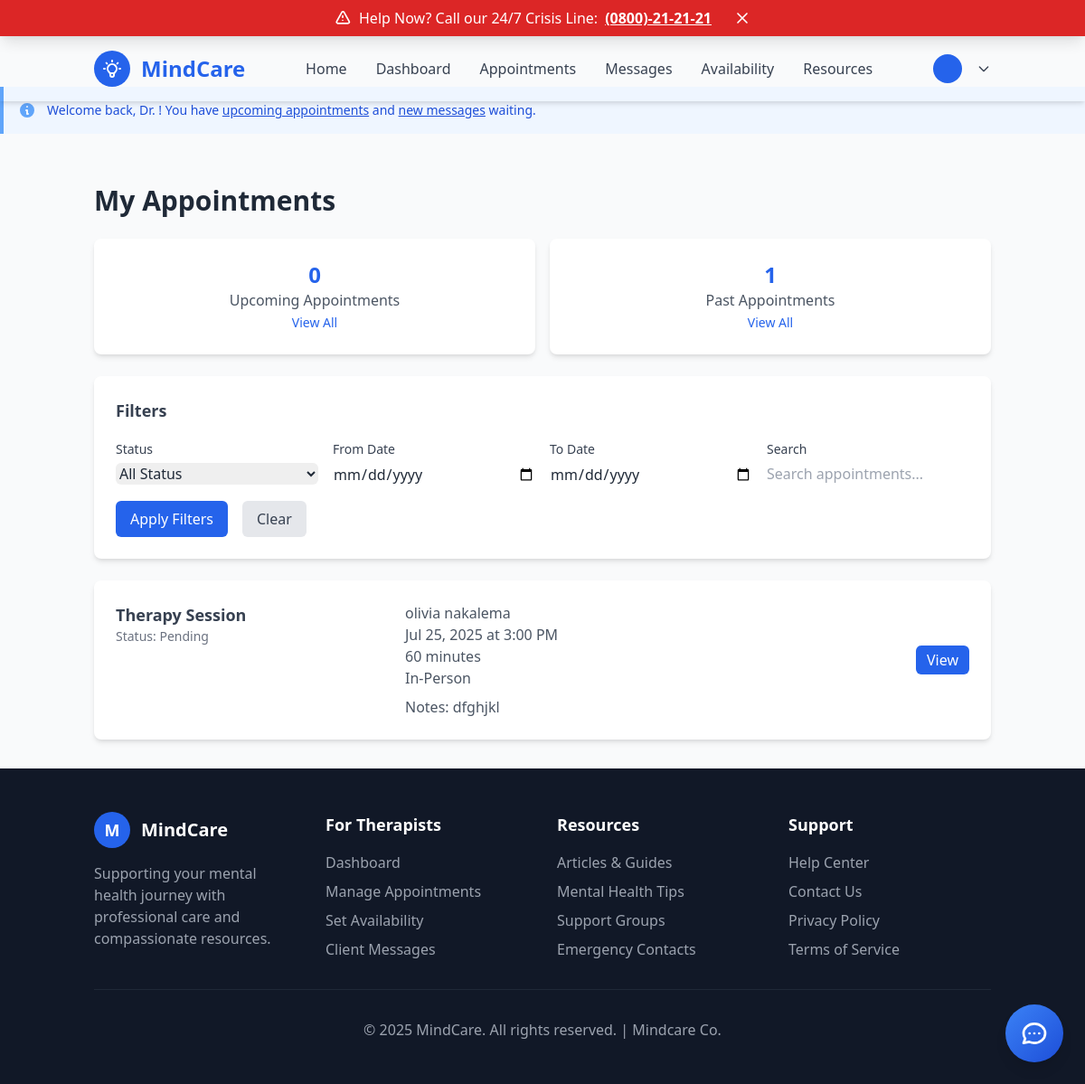
Page /appointments/ (signed in) on the earlier database version.
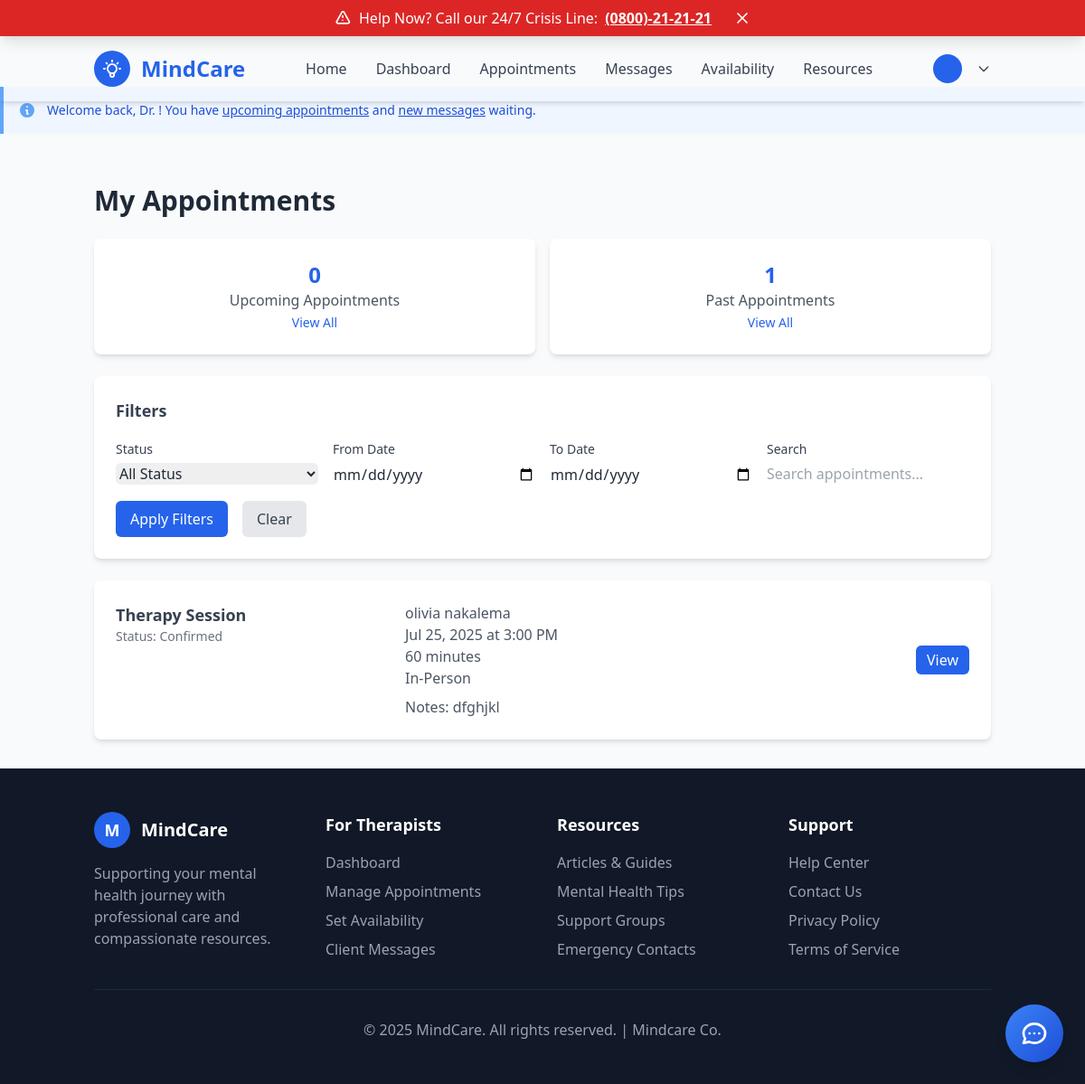
Same page on the later database version.
### appointments/models.py (models this page shows, shortened)
class Appointment(models.Model):
    STATUS_CHOICES = [
        ('pending', 'Pending'),
        ('confirmed', 'Confirmed'),
        ('cancelled', 'Cancelled'),
        ('completed', 'Completed'),
        ('no_show', 'No Show'),
    ]
    APPOINTMENT_TYPE_CHOICES = [
        ('consultation', 'Initial Consultation'),
        ('therapy', 'Therapy Session'),
        ('follow_up', 'Follow-up Session'),
        ('assessment', 'Assessment Session'),
        ('emergency', 'Emergency Session'),
    ]
    client = models.ForeignKey(
        User,
        on_delete=models.CASCADE,
        related_name='client_appointments',
        limit_choices_to={'role': 'client'}
    )
    therapist = models.ForeignKey(
        'therapists.TherapistProfile',
        on_delete=models.CASCADE,
        related_name='therapist_appointments'
    )
    appointment_date = models.DateTimeField()
    appointment_type = models.CharField(
        max_length=20,
        choices=APPOINTMENT_TYPE_CHOICES,
        default='consultation'
    )
    status = models.CharField(
        max_length=20,
        choices=STATUS_CHOICES,
        default='pending'
    )
    duration_minutes = models.PositiveIntegerField(default=60)
    notes = models.TextField(blank=True, help_text="Client's initial notes or concerns")
    therapist_notes = models.TextField(blank=True, help_text="Therapist's session notes")
    location = models.CharField(max_length=255, blank=True, help_text="Meeting location or platform")
    is_online = models.BooleanField(default=False)
    meeting_link = models.URLField(blank=True, help_text="Video call link for online sessions")
    created_at = models.DateTimeField(auto_now_add=True)
    updated_at = models.DateTimeField(auto_now=True)
    confirmed_at = models.DateTimeField(null=True, blank=True)
    cancelled_at = models.DateTimeField(null=True, blank=True)
    cancellation_reason = models.TextField(blank=True)
    cancelled_by = models.ForeignKey(
        User,
        on_delete=models.SET_NULL,
        null=True,
        blank=True,
        related_name='cancelled_appointments'
    )
    reminder_sent = models.BooleanField(default=False)
    reminder_sent_at = models.DateTimeField(null=True, blank=True)
    class Meta:
        ordering = ['-appointment_date']
        indexes = [
            models.Index(fields=['client', 'appointment_date']),
            models.Index(fields=['therapist', 'appointment_date']),
            models.Index(fields=['status', 'appointment_date']),
        ]
    @property
    def is_past(self):
        return self.appointment_date < timezone.now()
    @property
    def can_be_cancelled(self):
        return (
            self.appointment_date > timezone.now() + timedelta(hours=24) and
            self.status in ['pending', 'confirmed']
        )
    @property
    def can_be_rescheduled(self):
        return self.status in ['pending', 'confirmed'] and not self.is_past

### accounts/models.py (models this page shows, shortened)
class User(AbstractUser):
    ROLE_CHOICES = [
        ('admin', 'Admin'),
        ('therapist', 'Therapist'),
        ('client', 'Client'),
    ]
    GENDER_CHOICES = [
        ('male', 'Male'),
        ('female', 'Female'),
    ]
    AGE_CATEGORY_CHOICES = [
        ('13-19', '13 to 19 years'),
        ('20-35', '20 to 35 years'),
        ('35+', 'Above 35 years'),
    ]
    phone_regex = RegexValidator(
        regex=r'^\d{10}$',
        message="Phone number must be exactly 10 digits."
    )
    groups = models.ManyToManyField(
        'auth.Group',
        verbose_name='groups',
        blank=True,
        help_text='The groups this user belongs to.',
        related_name='custom_user_set',
        related_query_name='custom_user',
    )
    user_permissions = models.ManyToManyField(
        'auth.Permission',
        verbose_name='user permissions',
        blank=True,
        help_text='Specific permissions for this user.',
        related_name='custom_user_set',
        related_query_name='custom_user',
    )
    user_id = models.CharField(max_length=10, unique=True, blank=True)
    role = models.CharField(max_length=20, choices=ROLE_CHOICES, default='client')
    phone = models.CharField(validators=[phone_regex], max_length=10, unique=True)
    gender = models.CharField(max_length=10, choices=GENDER_CHOICES)
    location = models.CharField(max_length=100)
    age_category = models.CharField(max_length=10, choices=AGE_CATEGORY_CHOICES, blank=True, null=True)
    profile_image = models.ImageField(upload_to='profile_images/', blank=True, null=True)
    is_verified = models.BooleanField(default=False)
    created_at = models.DateTimeField(auto_now_add=True)
    updated_at = models.DateTimeField(auto_now=True)

### appointments/views.py (the view, shortened to what this page needs)
# urls.py: path('', views.appointment_list, name='appointment_list'),
@login_required
def appointment_list(request):
    if request.user.role == 'client':
        appointments = Appointment.objects.filter(client=request.user)
    elif request.user.role == 'therapist':
        therapist_profile = get_object_or_404(TherapistProfile, user=request.user)
        appointments = Appointment.objects.filter(therapist=therapist_profile)
    else:
        appointments = Appointment.objects.all()
    status_filter = request.GET.get('status', '')
    if status_filter:
        appointments = appointments.filter(status=status_filter)
    date_from = request.GET.get('date_from', '')
    date_to = request.GET.get('date_to', '')
    if date_from:
        appointments = appointments.filter(appointment_date__date__gte=date_from)
    if date_to:
        appointments = appointments.filter(appointment_date__date__lte=date_to)
    search_query = request.GET.get('search', '')
    appointments = appointments.order_by('-appointment_date')
    paginator = Paginator(appointments, 10)
    page_number = request.GET.get('page')
    page_obj = paginator.get_page(page_number)
    upcoming_count = appointments.filter(
        appointment_date__gte=timezone.now(),
        status__in=['pending', 'confirmed']
    ).count()
    past_count = appointments.filter(
        appointment_date__lt=timezone.now()
    ).count()
    context = {
        'page_obj': page_obj,
        'appointments': page_obj,
        'status_filter': status_filter,
        'date_from': date_from,
        'date_to': date_to,
        'search_query': search_query,
        'upcoming_count': upcoming_count,
        'past_count': past_count,
        'status_choices': Appointment.STATUS_CHOICES,
    }
    return render(request, 'appointments/appointment_list.html', context)

### templates/appointments/appointment_list.html (shortened to what the changed rows need)
{% extends 'base.html' %}
{% block extra_head %}
    <link href="https://cdn.jsdelivr.net/npm/tailwindcss@2.2.19/dist/tailwind.min.css" rel="stylesheet">
{% endblock %}
{% block content %}
<div class="container mx-auto px-4 py-8">
    <div class="max-w-5xl mx-auto">
        <div class="flex justify-between items-center mb-6">
            <h1 class="text-3xl font-bold text-gray-800">My Appointments</h1>
        </div>
        <div class="grid grid-cols-1 sm:grid-cols-2 gap-4 mb-6">
            <div class="bg-white shadow-md rounded-lg p-6 text-center">
                <h2 class="text-2xl font-bold text-blue-600">{{ upcoming_count }}</h2>
            </div>
            <div class="bg-white shadow-md rounded-lg p-6 text-center">
                <h2 class="text-2xl font-bold text-blue-600">{{ past_count }}</h2>
            </div>
        </div>
        <div class="bg-white shadow-md rounded-lg p-6 mb-6">
            <h2 class="text-lg font-semibold text-gray-700 mb-4">Filters</h2>
        </div>
        {% if appointments %}
            <div class="space-y-4">
                {% for appointment in appointments %}
                    <div class="bg-white shadow-md rounded-lg p-6">
                        <div class="grid grid-cols-1 md:grid-cols-3 gap-4">
                            <div>
                                <h3 class="text-lg font-semibold text-gray-700">
                                    {{ appointment.get_appointment_type_display }}
                                </h3>
                                <p class="text-sm text-gray-500">
                                    Status: {{ appointment.get_status_display }}
                                </p>
                            </div>
                            <div>
                                <p class="text-gray-600">
                                    {% if user.role == 'client' %}
                                        {{ appointment.therapist.user.get_full_name }}
                                    {% else %}
                                        {{ appointment.client.get_full_name }}
                                    {% endif %}
                                </p>
                                <p class="text-gray-600">
                                    {{ appointment.appointment_date|date:"M d, Y" }} at
                                    {{ appointment.appointment_date|time:"g:i A" }}
                                </p>
                                <p class="text-gray-600">
                                    {{ appointment.duration_minutes }} minutes
                                </p>
                                <p class="text-gray-600">
                                    {% if appointment.is_online %}
                                        Online Session
                                    {% else %}
                                        {{ appointment.location|default:"In-Person" }}
                                    {% endif %}
                                </p>
                                {% if appointment.notes %}
                                    <p class="text-gray-600 mt-2">
                                        Notes: {{ appointment.notes|truncatewords:10 }}
                                    </p>
                                {% endif %}
                            </div>
                            <div class="flex items-center justify-end space-x-2">
                                <a href="{% url 'appointments:appointment_detail' appointment.id %}"
                                   class="px-3 py-1 bg-blue-600 text-white rounded-md hover:bg-blue-700">
                                    View
                                </a>
                            </div>
                        </div>
                    </div>
                {% endfor %}
            </div>
        {% endif %}
    </div>
</div>
{% endblock %}

Differences in the rows shown:
changed Appointment "Therapy Session": status "Pending" → "Confirmed"
